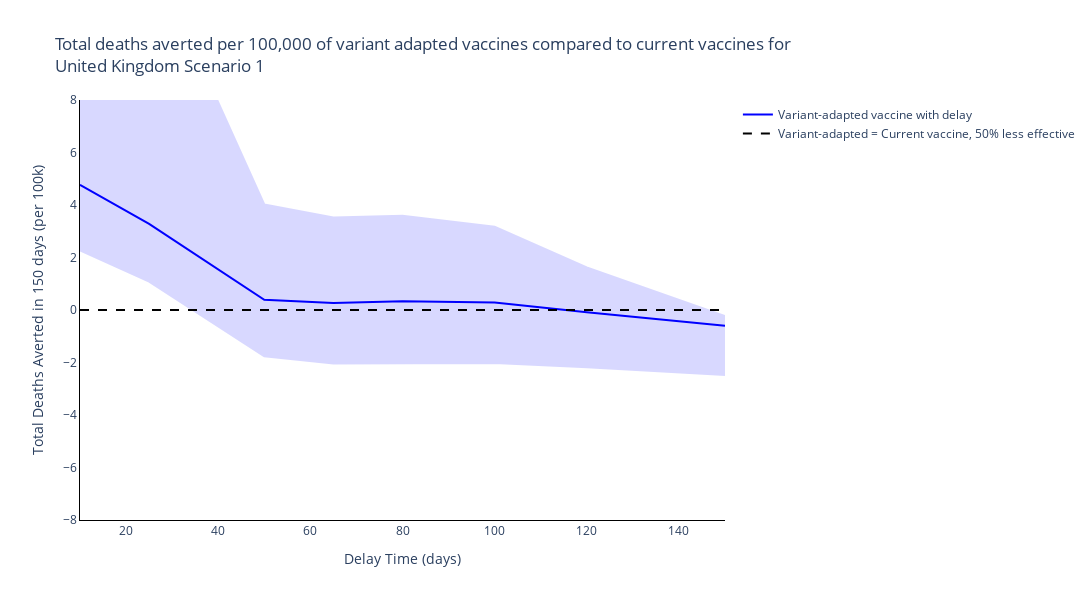
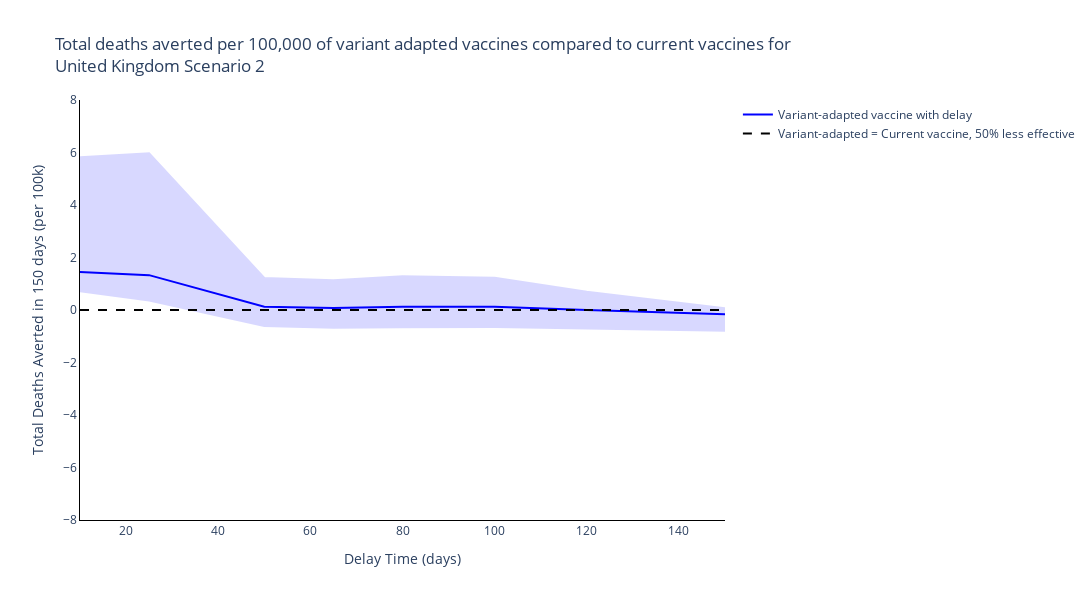
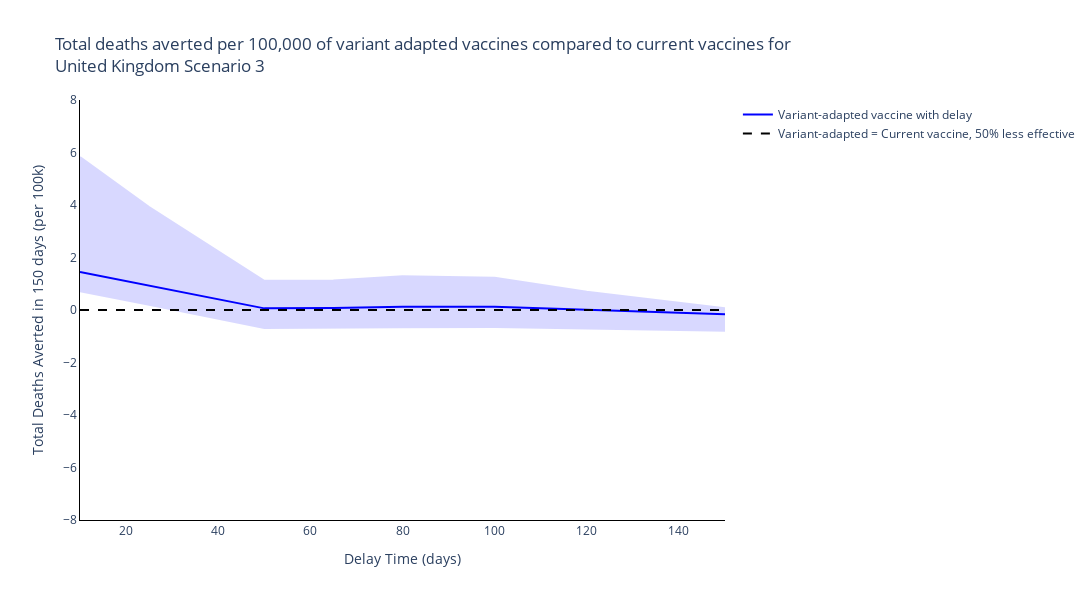
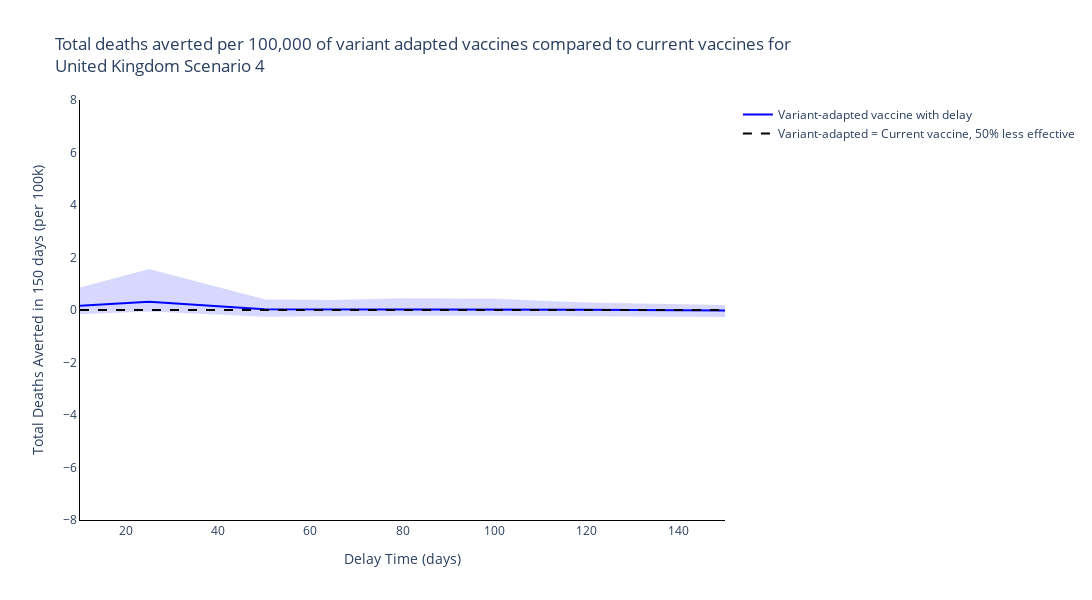

Notebook code for these charts, in order:
### Markdown cell above
## Summary Figures
### Time of switch from current to variant adapted vaccines

### Code cell
new_scenario_names = ['Scenario {}'.format(s+1) for s, scenario in enumerate(scenario_names[:-1])] + [scenario_names[-1]]

# Plot for each region
for r, reg in enumerate(regions):
    # Plot for each boosting scenario
    for s, scenario in enumerate(new_scenario_names):
        fig = go.Figure()
        fig.add_trace(
            go.Scatter(
                y=[np.sum(delayed_total_deaths_averted50_mean[r][dt, s, :]) for dt, delay_time in enumerate(delay_times)],
                x=delay_times,
                mode='lines',
                name='Variant-adapted vaccine with delay',
                line=dict(
                    color=colours[r]),
            )
        )

        fig.add_trace(
            go.Scatter(
                y=[np.sum(delayed_total_deaths_averted50_upper[r][dt, s, :]) for dt, delay_time in enumerate(delay_times)] + [np.sum(delayed_total_deaths_averted50_lower[r][dt, s, :]) for dt, delay_time in enumerate(delay_times)][::-1],
                x=delay_times + delay_times[::-1],
                mode='lines',
                name='Variant-adapted vaccine with delay',
                fill='toself',
                fillcolor=colours[r],
                line_color=colours[r],
                opacity=0.15,
                showlegend=False
            )
        )

        fig.add_trace(
            go.Scatter(
                y=[0] * len(delay_times),
                x=delay_times,
                mode='lines',
                name='Variant-adapted = Current vaccine, 50% less effective',
                line=dict(
                    color='black',
                    dash='dash')
            )
        )

        # Add axis labels
        fig.update_layout(
            boxmode='group',
            title='Total deaths averted per 100,000 of variant adapted vaccines compared to current vaccines for <br>{} {}'.format(reg, scenario),
            width=1100,
            height=600,
            plot_bgcolor='white',
            xaxis=dict(
                linecolor='black',
                title='Delay Time (days)'
                ),
            yaxis=dict(
                linecolor='black',
                title='Total Deaths Averted in 150 days (per 100k)',
                range=[-8, 8]),
            hovermode='x unified'
            )

        fig.write_image('images/report5_time_switch_vaccine_type/Time of switch from current to variant adapted vaccines {} {} {}.pdf'.format(reg, scenario, 50))
        fig.show()

### Figure 1 — Plotly figure (JSON) as saved in the notebook; plotly's stock layout.template omitted (floating-point values rounded to 4 significant figures)
{"data": [{"line": {"color": "blue"}, "mode": "lines", "name": "Variant-adapted vaccine with delay", "type": "scatter", "x": [10, 25, 50, 65, 80, 100, 120, 150], "y": [4.769, 3.28, 0.3878, 0.2643, 0.3302, 0.2865, -0.08922, -0.6038]}, {"fill": "toself", "fillcolor": "blue", "line": {"color": "blue"}, "mode": "lines", "name": "Variant-adapted vaccine with delay", "opacity": 0.15, "showlegend": false, "type": "scatter", "x": [10, 25, 50, 65, 80, 100, 120, 150, 150, 120, 100, 80, 65, 50, 25, 10], "y": [19.49, 13.76, 4.018, 3.521, 3.592, 3.171, 1.626, -0.2327, -2.475, -2.179, -2.021, -2.043, -2.042, -1.765, 1.078, 2.27]}, {"line": {"color": "black", "dash": "dash"}, "mode": "lines", "name": "Variant-adapted = Current vaccine, 50% less effective", "type": "scatter", "x": [10, 25, 50, 65, 80, 100, 120, 150], "y": [0, 0, 0, 0, 0, 0, 0, 0]}], "layout": {"boxmode": "group", "height": 600, "hovermode": "x unified", "plot_bgcolor": "white", "title": {"text": "Total deaths averted per 100,000 of variant adapted vaccines compared to current vaccines for <br>United Kingdom Scenario 1"}, "width": 1100, "xaxis": {"linecolor": "black", "title": {"text": "Delay Time (days)"}}, "yaxis": {"linecolor": "black", "range": [-8, 8], "title": {"text": "Total Deaths Averted in 150 days (per 100k)"}}}}

### Figure 2 — Plotly figure (JSON) as saved in the notebook; plotly's stock layout.template omitted (floating-point values rounded to 4 significant figures)
{"data": [{"line": {"color": "blue"}, "mode": "lines", "name": "Variant-adapted vaccine with delay", "type": "scatter", "x": [10, 25, 50, 65, 80, 100, 120, 150], "y": [1.45, 1.328, 0.1262, 0.07847, 0.1202, 0.1245, 0.004395, -0.1653]}, {"fill": "toself", "fillcolor": "blue", "line": {"color": "blue"}, "mode": "lines", "name": "Variant-adapted vaccine with delay", "opacity": 0.15, "showlegend": false, "type": "scatter", "x": [10, 25, 50, 65, 80, 100, 120, 150, 150, 120, 100, 80, 65, 50, 25, 10], "y": [5.822, 5.974, 1.224, 1.132, 1.283, 1.232, 0.6949, 0.06166, -0.7904, -0.6926, -0.6465, -0.6597, -0.675, -0.6084, 0.3625, 0.7136]}, {"line": {"color": "black", "dash": "dash"}, "mode": "lines", "name": "Variant-adapted = Current vaccine, 50% less effective", "type": "scatter", "x": [10, 25, 50, 65, 80, 100, 120, 150], "y": [0, 0, 0, 0, 0, 0, 0, 0]}], "layout": {"boxmode": "group", "height": 600, "hovermode": "x unified", "plot_bgcolor": "white", "title": {"text": "Total deaths averted per 100,000 of variant adapted vaccines compared to current vaccines for <br>United Kingdom Scenario 2"}, "width": 1100, "xaxis": {"linecolor": "black", "title": {"text": "Delay Time (days)"}}, "yaxis": {"linecolor": "black", "range": [-8, 8], "title": {"text": "Total Deaths Averted in 150 days (per 100k)"}}}}

### Figure 3 — Plotly figure (JSON) as saved in the notebook; plotly's stock layout.template omitted (floating-point values rounded to 4 significant figures)
{"data": [{"line": {"color": "blue"}, "mode": "lines", "name": "Variant-adapted vaccine with delay", "type": "scatter", "x": [10, 25, 50, 65, 80, 100, 120, 150], "y": [1.45, 0.9244, 0.06221, 0.07325, 0.1202, 0.1245, 0.004395, -0.1653]}, {"fill": "toself", "fillcolor": "blue", "line": {"color": "blue"}, "mode": "lines", "name": "Variant-adapted vaccine with delay", "opacity": 0.15, "showlegend": false, "type": "scatter", "x": [10, 25, 50, 65, 80, 100, 120, 150, 150, 120, 100, 80, 65, 50, 25, 10], "y": [5.822, 3.918, 1.114, 1.128, 1.283, 1.232, 0.6949, 0.06166, -0.7904, -0.6926, -0.6465, -0.6597, -0.6863, -0.6847, 0.1988, 0.7136]}, {"line": {"color": "black", "dash": "dash"}, "mode": "lines", "name": "Variant-adapted = Current vaccine, 50% less effective", "type": "scatter", "x": [10, 25, 50, 65, 80, 100, 120, 150], "y": [0, 0, 0, 0, 0, 0, 0, 0]}], "layout": {"boxmode": "group", "height": 600, "hovermode": "x unified", "plot_bgcolor": "white", "title": {"text": "Total deaths averted per 100,000 of variant adapted vaccines compared to current vaccines for <br>United Kingdom Scenario 3"}, "width": 1100, "xaxis": {"linecolor": "black", "title": {"text": "Delay Time (days)"}}, "yaxis": {"linecolor": "black", "range": [-8, 8], "title": {"text": "Total Deaths Averted in 150 days (per 100k)"}}}}

### Figure 4 — Plotly figure (JSON) as saved in the notebook; plotly's stock layout.template omitted (floating-point values rounded to 4 significant figures)
{"data": [{"line": {"color": "blue"}, "mode": "lines", "name": "Variant-adapted vaccine with delay", "type": "scatter", "x": [10, 25, 50, 65, 80, 100, 120, 150], "y": [0.1619, 0.3114, 0.03205, 0.02828, 0.03983, 0.03828, 0.009331, -0.01934]}, {"fill": "toself", "fillcolor": "blue", "line": {"color": "blue"}, "mode": "lines", "name": "Variant-adapted vaccine with delay", "opacity": 0.15, "showlegend": false, "type": "scatter", "x": [10, 25, 50, 65, 80, 100, 120, 150, 150, 120, 100, 80, 65, 50, 25, 10], "y": [0.8157, 1.519, 0.3756, 0.3423, 0.4055, 0.3872, 0.2481, 0.1501, -0.2245, -0.1945, -0.1814, -0.1848, -0.1953, -0.2144, -0.02085, -0.1258]}, {"line": {"color": "black", "dash": "dash"}, "mode": "lines", "name": "Variant-adapted = Current vaccine, 50% less effective", "type": "scatter", "x": [10, 25, 50, 65, 80, 100, 120, 150], "y": [0, 0, 0, 0, 0, 0, 0, 0]}], "layout": {"boxmode": "group", "height": 600, "hovermode": "x unified", "plot_bgcolor": "white", "title": {"text": "Total deaths averted per 100,000 of variant adapted vaccines compared to current vaccines for <br>United Kingdom Scenario 4"}, "width": 1100, "xaxis": {"linecolor": "black", "title": {"text": "Delay Time (days)"}}, "yaxis": {"linecolor": "black", "range": [-8, 8], "title": {"text": "Total Deaths Averted in 150 days (per 100k)"}}}}
